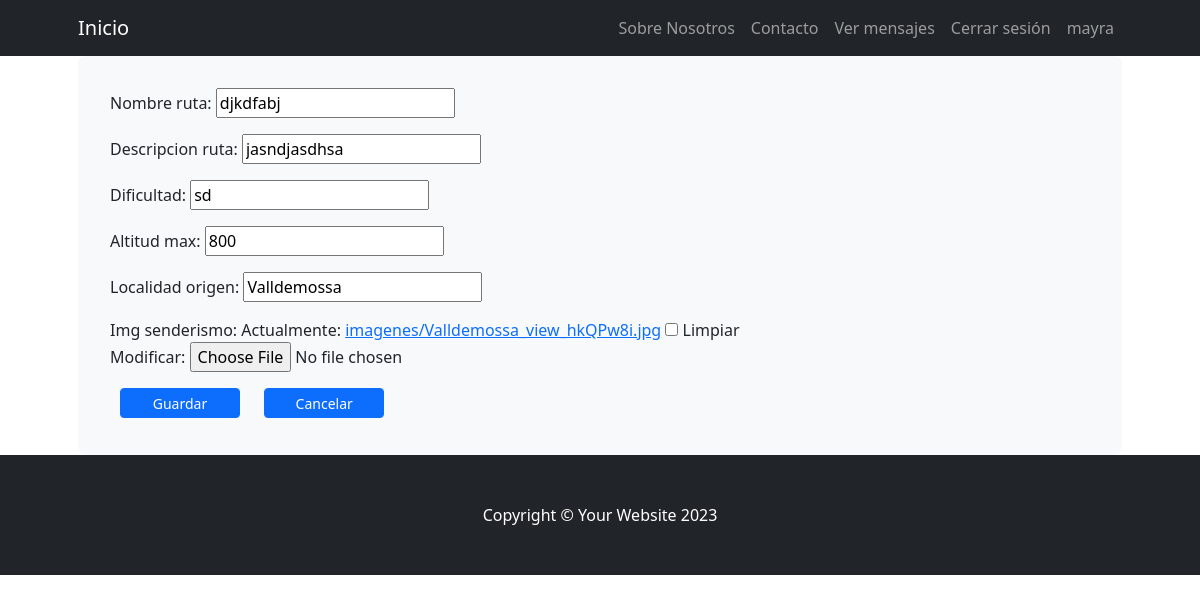
Screenshot of /senderismodetail/editar/2/ (signed in) with the database file from the repository.
### Preentrega3App/models.py (models this page shows, shortened)
class Senderismo(models.Model):
    nombre_ruta = models.CharField(max_length=20)
    desc_abreviada_ruta = models.CharField(max_length=200, default="")
    dificultad = models.CharField(max_length=10)
    altitud_max = models.CharField(max_length=15)
    localidad_origen = models.CharField(max_length=20)
    descripcion_ruta = models.CharField(max_length=1200)
    img_senderismo = models.ImageField(upload_to='imagenes/', blank=True, null=True)
    fecha_creado = models.DateTimeField(default=timezone.now)
    usuario_creacion = models.CharField(max_length=20, default="")
    class Meta:
        verbose_name_plural = "Senderismo"

### Preentrega3App/views.py (the view, shortened to what this page needs)
# urls.py: path('senderismodetail/editar/<int:pk>/', views.senderismoUpdate.as_view(), name='SenderismoEditar'),
class senderismoUpdate (LoginRequiredMixin,UpdateView):
    model = Senderismo
    success_url = "/senderismolist/"
    fields = ["nombre_ruta", "descripcion_ruta", "dificultad", "altitud_max", "localidad_origen", "img_senderismo"]
    def get_form(self, form_class=None):
        form = super().get_form(form_class)
        if not self.request.user.is_superuser:
            form.fields['img_senderismo'].disabled = True
        return form

### Preentrega3App/Templates/Preentrega3App/senderismo_form.html (shortened to what this page needs)
<!DOCTYPE html>
<html lang="en">
{% extends "Preentrega3App/padre.html" %}
{% load static %}
        {% block Contenidoquecambia %}
        <div class="container px-lg-5">
                <div class="p-4 p-lg-2 bg-light rounded-3 text-left">
                    <div class="m-4 m-lg-7 mb-4">
        <form method = 'POST' enctype="multipart/form-data">
        {{form.as_p}}
        <input type="submit" class="btn btn-primary btn-sm" style="width: 120px; height: 30px;margin-right: 10px; margin-left: 10px; margin-bottom: 5px;", value = "Guardar"> <a href="{% url 'Inicio' %}" class="btn btn-primary btn-sm" style="width: 120px; height: 30px;margin-right: 10px; margin-left: 10px; margin-bottom: 5px;">Cancelar</a>
        </form>
        </div>
        </div>
        </div>
        {% endblock %}

### Preentrega3App/Templates/Preentrega3App/padre.html (shortened to what this page needs)
<!DOCTYPE html>
{% load static %}
<html lang="en">
    <head>
        <link href="https://cdn.jsdelivr.net/npm/bootstrap-icons@1.4.1/font/bootstrap-icons.css" rel="stylesheet" />
        <link href="{% static 'Preentrega3App/css/styles.css' %}" rel="stylesheet" />
    </head>
    <body>
        <nav class="navbar navbar-expand-lg navbar-dark bg-dark">
            <div class="container px-lg-5">
                <a class="navbar-brand" href="{% url 'Inicio' %}">Inicio</a>
                <div class="collapse navbar-collapse" id="navbarSupportedContent">
                    <ul class="navbar-nav ms-auto mb-2 mb-lg-0">
                        <li class="nav-item"><a class="nav-link" href="{% url 'Sobre Nosotros' %}">Sobre Nosotros</a></li>
                        <li class="nav-item"><a class="nav-link" href="{% url 'Contacto Formulario' %}">Contacto</a></li>
                        {% if request.user.is_authenticated and request.user.is_superuser %}
                        <li class="nav-item"><a class="nav-link" href="{% url 'ContactoList' %}">Ver mensajes</a></li>
                        {% endif %}
                        {% if request.user.is_authenticated %}
                        <li class="nav-item"><a class="nav-link" href="{% url 'Logout' %}">Cerrar sesión</a></li>
                        <li class="nav-item"><a class="nav-link" href="{% url 'VerPerfil' %}">{{ user.username }}</a></li>
                        {% endif %}
                    </ul>
                </div>
            </div>
        </nav>
        {% block Contenidoquecambia %}
        {% endblock %}
        <footer class="py-5 bg-dark">
            <div class="container"><p class="m-0 text-center text-white">Copyright &copy; Your Website 2023</p></div>
        </footer>
    </body>
</html>

### rows the page displays
Senderismo: nombre_ruta "djkdfabj", descripcion_ruta "jasndjasdhsa", dificultad "sd", altitud_max "800", localidad_origen "Valldemossa"

### other values shown
{{ user.username }} "mayra"
